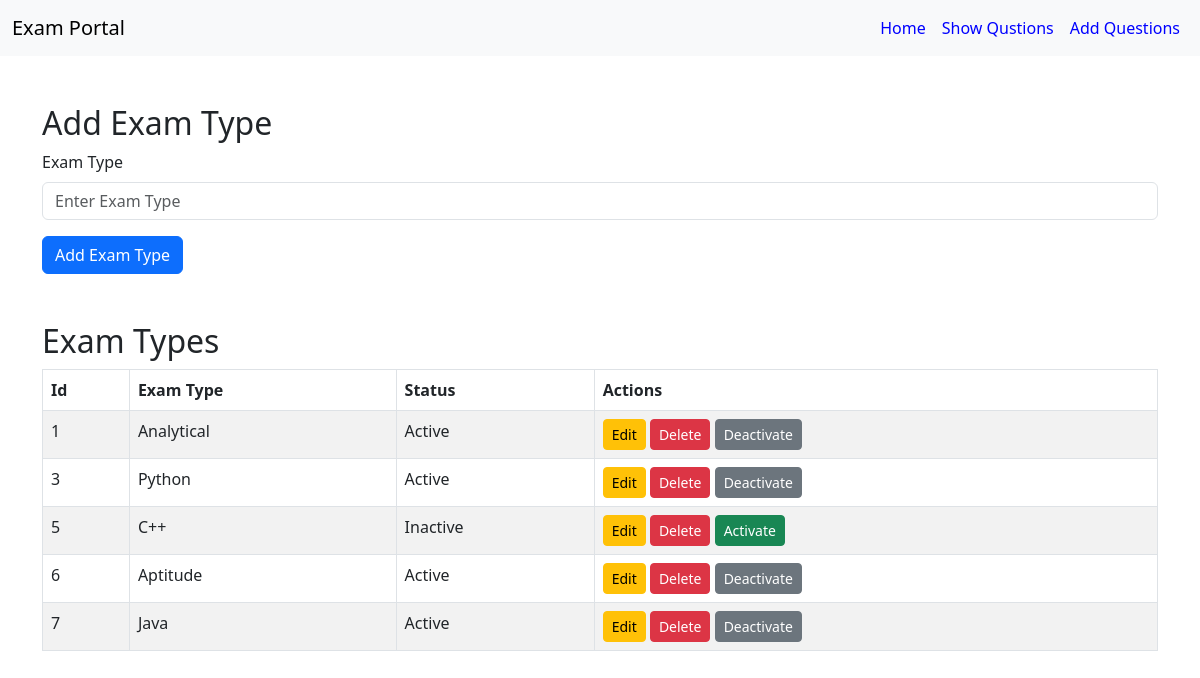
/show_exam_type.php, run on an earlier commit of the app's database.
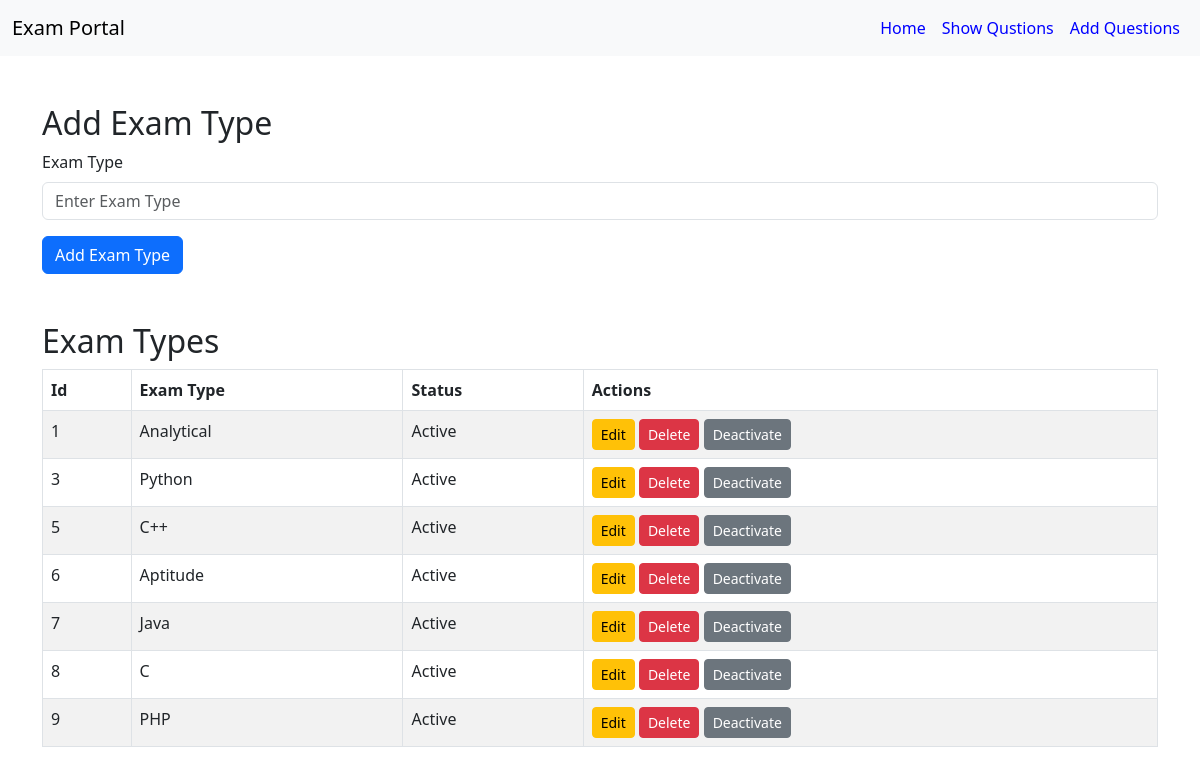
And on a later commit of the database.
### tables this page shows
CREATE TABLE `exam_type_menu` (
  `id` int(5) NOT NULL,
  `exam_type` varchar(100) NOT NULL,
  `status` int(2) NOT NULL DEFAULT 1
);

### show_exam_type.php (the view, shortened to what this page needs)
<!DOCTYPE html>
<html lang="en">
<head>
    <link rel="stylesheet" href="https://cdn.jsdelivr.net/npm/bootstrap@5.3.0/dist/css/bootstrap.min.css">
</head>
<body>
<nav class="navbar navbar-expand-lg navbar-light bg-light">
        <div class="container-fluid">
            <a class="navbar-brand" style="color: orenge;" href="#">Exam Portal</a>
            <div class="collapse navbar-collapse" id="navbarNav">
                <ul class="navbar-nav ms-auto">
                <li class="nav-item">
                        <a class="nav-link" style="color: blue;" href="show_candidate.php">Home</a>
                    </li>
                    <li class="nav-item">
                        <a class="nav-link" style="color: blue;" href="show_question.php">Show Qustions</a>
                    </li>
                    <li class="nav-item">
                        <a class="nav-link" style="color: blue;" href="add_question.php">Add Questions</a>
                    </li>
                </ul>
            </div>
        </div>
    </nav>
    <div class="container mt-5">
        <h2>Add Exam Type</h2>
        <form id="addExamTypeForm" action="add_exam_type.php" method="POST">
            <div class="mb-3">
                <label for="examType" class="form-label">Exam Type</label>
                <input type="text" class="form-control" id="examType" name="examType" placeholder="Enter Exam Type" required>
            </div>
            <button type="submit" class="btn btn-primary">Add Exam Type</button>
        </form>
    </div>
    <div class="container mt-5">
        <h2>Exam Types</h2>
        <table class="table table-bordered table-striped">
            <thead>
                <tr>
                    <th>Id</th>
                    <th>Exam Type</th>
                    <th>Status</th>
                    <th>Actions</th>
                </tr>
            </thead>
            <tbody id="examTypesTable">
                <?php
                include 'conn.php';
                $query = "SELECT * FROM exam_type_menu";
                $result = mysqli_query($conn, $query);
                while ($row = mysqli_fetch_assoc($result)) {
                    echo "<tr>";
                    echo "<td>{$row['id']}</td>";
                    echo "<td>{$row['exam_type']}</td>";
                    echo "<td>" . ($row['status'] == 1 ? 'Active' : 'Inactive') . "</td>";
                    echo "<td>
                        <a href='edit_exam_type.php?id={$row['id']}' class='btn btn-warning btn-sm'>Edit</a>
                        <a href='delete_exam_type.php?id={$row['id']}' class='btn btn-danger btn-sm'>Delete</a>
                        <a href='exam_type_status.php?id={$row['id']}' class='btn btn-" . ($row['status'] == 1 ? 'secondary' : 'success') . " btn-sm'>" . ($row['status'] == 1 ? 'Deactivate' : 'Activate') . "</a>
                    </td>";
                    echo "</tr>";
                }
                ?>
            </tbody>
        </table>
    </div>
</body>
</html>

What changed in the data, as far as the page shows it:
changed exam_type_menu id 5: status "Inactive Activate" → "Active Deactivate"
added exam_type_menu: id "8", exam_type "C", status "Active"
added exam_type_menu: id "9", exam_type "PHP", status "Active"
